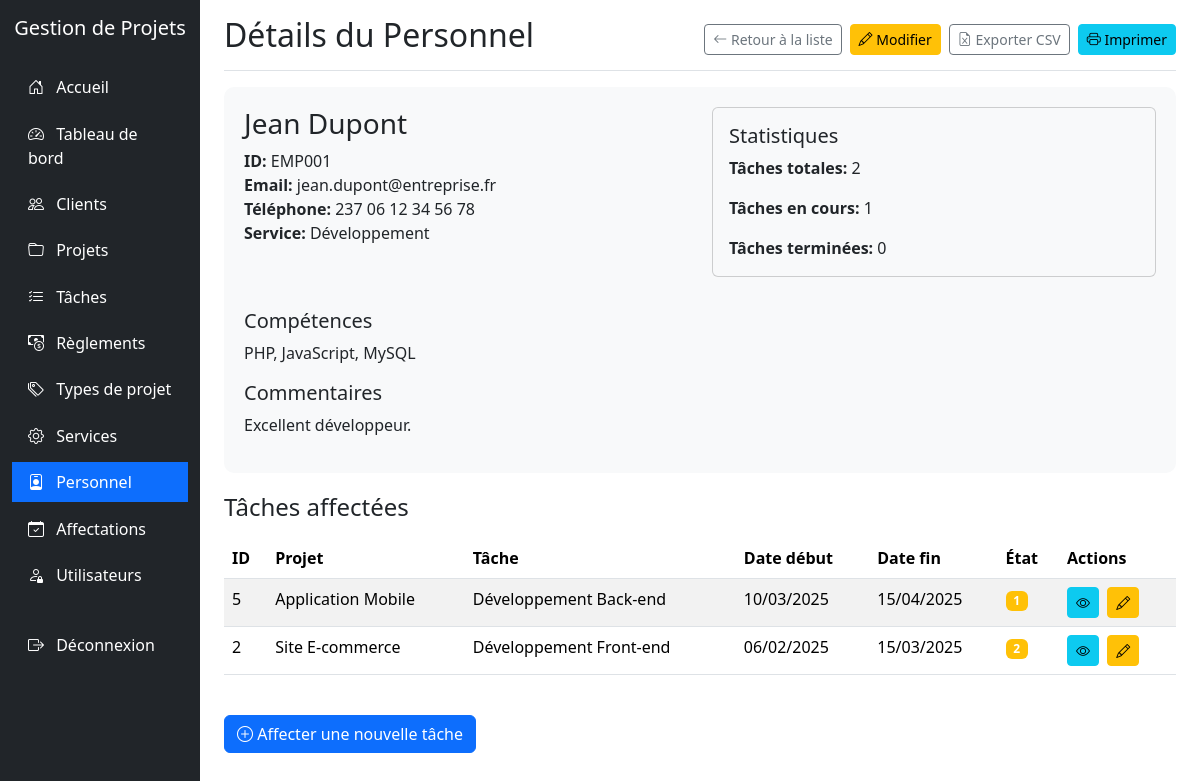
Page /personnel/view.php?id=EMP001 (signed in) on the committed database.
### tables this page shows
CREATE TABLE IF NOT EXISTS `personnel` (
  `MatriculePersonnel` varchar(255) NOT NULL,
  `NomPersonnel` varchar(255) NOT NULL,
  `PrenomPersonnel` varchar(255) NOT NULL,
  `EmailPersonnel` varchar(255) DEFAULT NULL,
  `TelPersonnel` varchar(255) DEFAULT NULL,
  `CodeService` varchar(255) DEFAULT NULL,
  `CompetencesPersonnel` text,
  `CommentairesPersonnel` text,
  PRIMARY KEY (`MatriculePersonnel`),
  KEY `CodeService` (`CodeService`),
  CONSTRAINT `personnel_ibfk_1` FOREIGN KEY (`CodeService`) REFERENCES `service` (`CodeService`)
);

CREATE TABLE IF NOT EXISTS `service` (
  `CodeService` varchar(255) NOT NULL,
  `LibelleService` varchar(255) NOT NULL,
  `DescriptionService` text,
  PRIMARY KEY (`CodeService`)
);

CREATE TABLE IF NOT EXISTS `affectation` (
  `IdAffectation` int NOT NULL AUTO_INCREMENT,
  `DateAffectation` date DEFAULT NULL,
  `HeureAffectation` time DEFAULT NULL,
  `FonctionAffectation` varchar(255) DEFAULT NULL,
  `MatriculePersonnel` varchar(255) DEFAULT NULL,
  `IdTache` int DEFAULT NULL,
  PRIMARY KEY (`IdAffectation`),
  KEY `MatriculePersonnel` (`MatriculePersonnel`),
  KEY `IdTache` (`IdTache`),
  CONSTRAINT `affectation_ibfk_1` FOREIGN KEY (`MatriculePersonnel`) REFERENCES `personnel` (`MatriculePersonnel`),
  CONSTRAINT `affectation_ibfk_2` FOREIGN KEY (`IdTache`) REFERENCES `tache` (`IdTache`)
);

CREATE TABLE IF NOT EXISTS `projet` (
  `IdProjet` int NOT NULL AUTO_INCREMENT,
  `TitreProjet` varchar(255) NOT NULL,
  `DescriptionProjet` varchar(255) DEFAULT NULL,
  `CoutProjet` int DEFAULT NULL,
  `DateDebutProjet` date DEFAULT NULL,
  `DateFinProjet` date DEFAULT NULL,
  `EtatProjet` int DEFAULT NULL,
  `IdClient` int DEFAULT NULL,
  `IdTypeProjet` int DEFAULT NULL,
  PRIMARY KEY (`IdProjet`),
  KEY `IdClient` (`IdClient`),
  KEY `IdTypeProjet` (`IdTypeProjet`),
  CONSTRAINT `projet_ibfk_1` FOREIGN KEY (`IdClient`) REFERENCES `client` (`IdClient`),
  CONSTRAINT `projet_ibfk_2` FOREIGN KEY (`IdTypeProjet`) REFERENCES `typeprojet` (`IdTypeProjet`)
);

CREATE TABLE IF NOT EXISTS `tache` (
  `IdTache` int NOT NULL AUTO_INCREMENT,
  `LibelleTache` varchar(255) NOT NULL,
  `DateEnregTache` date DEFAULT NULL,
  `DateDebutTache` date DEFAULT NULL,
  `DateFinTache` date DEFAULT NULL,
  `EtatTache` int DEFAULT NULL,
  `IdProjet` int DEFAULT NULL,
  PRIMARY KEY (`IdTache`),
  KEY `IdProjet` (`IdProjet`),
  CONSTRAINT `tache_ibfk_1` FOREIGN KEY (`IdProjet`) REFERENCES `projet` (`IdProjet`)
);

### personnel/view.php (the view, shortened to what this page needs)
<?php
require_once '../config.php';
$id = $_GET['id'];
$sql = "SELECT p.*, s.LibelleService
        FROM PERSONNEL p
        LEFT JOIN SERVICE s ON p.CodeService = s.CodeService
        WHERE p.MatriculePersonnel = '$id'";
$result = mysqli_query($conn, $sql);
$personnel = mysqli_fetch_assoc($result);
$affectationsSql = "SELECT a.*, t.IdTache, t.LibelleTache, t.DateDebutTache, t.DateFinTache, t.EtatTache, pr.TitreProjet
                    FROM AFFECTATION a
                    JOIN TACHE t ON a.IdTache = t.IdTache
                    JOIN PROJET pr ON t.IdProjet = pr.IdProjet
                    WHERE a.MatriculePersonnel = '$id'
                    ORDER BY t.DateDebutTache DESC";
$affectationsResult = mysqli_query($conn, $affectationsSql);
$affectationsCount = mysqli_num_rows($affectationsResult);
$tachesEnCoursSql = "SELECT COUNT(*) as count
                     FROM AFFECTATION a
                     JOIN TACHE t ON a.IdTache = t.IdTache
                     WHERE a.MatriculePersonnel = '$id' AND t.EtatTache = 2";
$tachesEnCoursResult = mysqli_query($conn, $tachesEnCoursSql);
$tachesEnCours = mysqli_fetch_assoc($tachesEnCoursResult)['count'];
$tachesTermineesSql = "SELECT COUNT(*) as count
                       FROM AFFECTATION a
                       JOIN TACHE t ON a.IdTache = t.IdTache
                       WHERE a.MatriculePersonnel = '$id' AND t.EtatTache = 3";
$tachesTermineesResult = mysqli_query($conn, $tachesTermineesSql);
$tachesTerminees = mysqli_fetch_assoc($tachesTermineesResult)['count'];
?>
<!DOCTYPE html>
<html lang="fr">
<head>
    <link href="../libs/bootstrap@5.3.0-alpha1/dist/css/bootstrap.min.css" rel="stylesheet">
    <link rel="stylesheet" href="../libs/bootstrap-icons-1.10.0/font/bootstrap-icons.css">
</head>
<body>
    <div class="container-fluid">
        <div class="row">
            <div class="col-md-3 col-lg-2 d-md-block sidebar collapse">
                <div class="position-sticky pt-3">
                    <div class="text-center mb-4">
                        <h5 class="text-white">Gestion de Projets</h5>
                    </div>
                    <ul class="nav flex-column">
                        <li class="nav-item">
                            <a class="nav-link" href="../index.php">
                                <i class="bi bi-house-door"></i> Accueil
                            </a>
                        </li>
                        <li class="nav-item">
                            <a class="nav-link" href="../dashboard/index.php">
                                <i class="bi bi-speedometer2"></i> Tableau de bord
                            </a>
                        </li>
                        <li class="nav-item">
                            <a class="nav-link" href="../clients/index.php">
                                <i class="bi bi-people"></i> Clients
                            </a>
                        </li>
                        <li class="nav-item">
                            <a class="nav-link" href="../projets/index.php">
                                <i class="bi bi-folder"></i> Projets
                            </a>
                        </li>
                        <li class="nav-item">
                            <a class="nav-link" href="../taches/index.php">
                                <i class="bi bi-list-check"></i> Tâches
                            </a>
                        </li>
                        <li class="nav-item">
                            <a class="nav-link" href="../reglements/index.php">
                                <i class="bi bi-cash-coin"></i> Règlements
                            </a>
                        </li>
                        <li class="nav-item">
                            <a class="nav-link" href="../typesprojet/index.php">
                                <i class="bi bi-tags"></i> Types de projet
                            </a>
                        </li>
                        <li class="nav-item">
                            <a class="nav-link" href="../services/index.php">
                                <i class="bi bi-gear"></i> Services
                            </a>
                        </li>
                        <li class="nav-item">
                            <a class="nav-link active" href="../personnel/index.php">
                                <i class="bi bi-person-badge"></i> Personnel
                            </a>
                        </li>
                        <li class="nav-item">
                            <a class="nav-link" href="../affectations/index.php">
                                <i class="bi bi-calendar-check"></i> Affectations
                            </a>
                        </li>
                        <?php if ($_SESSION['role'] == 'admin'): ?>
                        <li class="nav-item">
                            <a class="nav-link" href="../utilisateurs/index.php">
                                <i class="bi bi-person-lock"></i> Utilisateurs
                            </a>
                        </li>
                        <?php endif; ?>
                        <li class="nav-item mt-4">
                            <a class="nav-link" href="../logout.php">
                                <i class="bi bi-box-arrow-right"></i> Déconnexion
                            </a>
                        </li>
                    </ul>
                </div>
            </div>
            <div class="col-md-9 ms-sm-auto col-lg-10 px-md-4">
                <div class="d-flex justify-content-between flex-wrap flex-md-nowrap align-items-center pt-3 pb-2 mb-3 border-bottom">
                    <h1 class="h2">Détails du Personnel</h1>
                    <div class="btn-toolbar mb-2 mb-md-0">
                        <a href="index.php" class="btn btn-sm btn-outline-secondary me-2">
                            <i class="bi bi-arrow-left"></i> Retour à la liste
                        </a>
                        <a href="edit.php?id=<?php echo $id; ?>" class="btn btn-sm btn-warning me-2">
                            <i class="bi bi-pencil"></i> Modifier
                        </a>
                        <a href="export_csv.php?id=<?php echo $id; ?>" class="btn btn-sm btn-outline-secondary me-2">
                            <i class="bi bi-file-earmark-excel"></i> Exporter CSV
                        </a>
                        <button onclick="window.print()" class="btn btn-sm btn-info">
                            <i class="bi bi-printer"></i> Imprimer
                        </button>
                    </div>
                </div>
                <div class="personnel-header">
                    <div class="row">
                        <div class="col-md-6">
                            <h3><?php echo htmlspecialchars($personnel['PrenomPersonnel'] . ' ' . $personnel['NomPersonnel']); ?></h3>
                            <p class="personnel-info"><strong>ID:</strong> <?php echo $personnel['MatriculePersonnel']; ?></p>
                            <p class="personnel-info"><strong>Email:</strong> <?php echo htmlspecialchars($personnel['EmailPersonnel']); ?></p>
                            <?php if (!empty($personnel['TelPersonnel'])): ?>
                            <p class="personnel-info"><strong>Téléphone:</strong> <?php echo htmlspecialchars($personnel['TelPersonnel']); ?></p>
                            <?php endif; ?>
                            <p class="personnel-info"><strong>Service:</strong> <?php echo htmlspecialchars($personnel['LibelleService'] ?: 'Non assigné'); ?></p>
                        </div>
                        <div class="col-md-6">
                            <div class="card bg-light mb-3">
                                <div class="card-body">
                                    <h5 class="card-title">Statistiques</h5>
                                    <p class="card-text"><strong>Tâches totales:</strong> <?php echo $affectationsCount; ?></p>
                                    <p class="card-text"><strong>Tâches en cours:</strong> <?php echo $tachesEnCours; ?></p>
                                    <p class="card-text"><strong>Tâches terminées:</strong> <?php echo $tachesTerminees; ?></p>
                                </div>
                            </div>
                        </div>
                    </div>
                    <?php if (!empty($personnel['CompetencesPersonnel'])): ?>
                    <div class="mt-3">
                        <h5>Compétences</h5>
                        <p><?php echo nl2br(htmlspecialchars($personnel['CompetencesPersonnel'])); ?></p>
                    </div>
                    <?php endif; ?>
                    <?php if (!empty($personnel['CommentairesPersonnel'])): ?>
                    <div class="mt-3">
                        <h5>Commentaires</h5>
                        <p><?php echo nl2br(htmlspecialchars($personnel['CommentairesPersonnel'])); ?></p>
                    </div>
                    <?php endif; ?>
                </div>
                <h4 class="mb-3">Tâches affectées</h4>
                <?php if ($affectationsCount > 0): ?>
                <div class="table-responsive">
                    <table class="table table-striped table-hover">
                        <thead>
                            <tr>
                                <th>ID</th>
                                <th>Projet</th>
                                <th>Tâche</th>
                                <th>Date début</th>
                                <th>Date fin</th>
                                <th>État</th>
                                <th class="no-print">Actions</th>
                            </tr>
                        </thead>
                        <tbody>
                            <?php while($affectation = mysqli_fetch_assoc($affectationsResult)): ?>
                            <tr>
                                <td><?php echo $affectation['IdAffectation']; ?></td>
                                <td><?php echo htmlspecialchars($affectation['TitreProjet']); ?></td>
                                <td><?php echo htmlspecialchars($affectation['LibelleTache']); ?></td>
                                <td><?php echo date('d/m/Y', strtotime($affectation['DateDebutTache'])); ?></td>
                                <td><?php echo date('d/m/Y', strtotime($affectation['DateFinTache'])); ?></td>
                                <td>
                                    <span class="badge <?php echo $affectation['EtatTache'] == 'Terminée' ? 'bg-success' : ($affectation['EtatTache'] == 'En cours' ? 'bg-primary' : 'bg-warning'); ?>">
                                        <?php echo htmlspecialchars($affectation['EtatTache']); ?>
                                    </span>
                                </td>
                                <td class="no-print">
                                    <a href="../taches/view.php?id=<?php echo $affectation['IdTache']; ?>" class="btn btn-sm btn-info me-1"><i class="bi bi-eye"></i></a>
                                    <a href="../affectations/edit.php?id=<?php echo $affectation['IdAffectation']; ?>" class="btn btn-sm btn-warning me-1"><i class="bi bi-pencil"></i></a>
                                </td>
                            </tr>
                            <?php endwhile; ?>
                        </tbody>
                    </table>
                </div>
                <?php else: ?>
                <div class="alert alert-info">
                    Aucune tâche affectée à ce membre du personnel.
                </div>
                <?php endif; ?>
                <div class="mt-4 no-print">
                    <a href="../affectations/create.php?personnel=<?php echo $id; ?>" class="btn btn-primary">
                        <i class="bi bi-plus-circle"></i> Affecter une nouvelle tâche
                    </a>
                </div>
            </div>
        </div>
    </div>
</body>
</html>

### personnel/view.php (style rules this page uses)
.sidebar { min-height: 100vh; background-color: #212529; }
.sidebar .nav-link { color: #fff; padding: 0.5rem 1rem; margin: 0.2rem 0; }
.sidebar .nav-link.active { background-color: #0d6efd; }
.sidebar .nav-link i { margin-right: 0.5rem; }
.personnel-header { background-color: #f8f9fa; border-radius: 10px; padding: 20px; margin-bottom: 20px; }
.personnel-info { margin-bottom: 0; }

### rows in the picture
personnel: PrenomPersonnel+NomPersonnel "Jean Dupont", MatriculePersonnel "EMP001", EmailPersonnel "jean.dupont@entreprise.fr", TelPersonnel "237 06 12 34 56 78", CodeService.LibelleService "Développement", CompetencesPersonnel "PHP, JavaScript, MySQL", CommentairesPersonnel "Excellent développeur."
affectation: IdAffectation "5", projet.TitreProjet "Application Mobile", IdTache.LibelleTache "Développement Back-end", IdTache.DateDebutTache "10/03/2025", IdTache.DateFinTache "15/04/2025", IdTache.EtatTache "1"
affectation: IdAffectation "2", projet.TitreProjet "Site E-commerce", IdTache.LibelleTache "Développement Front-end", IdTache.DateDebutTache "06/02/2025", IdTache.DateFinTache "15/03/2025", IdTache.EtatTache "2"

### other values in the picture
$affectationsCount "2"
$tachesEnCours "1"
$tachesTerminees "0"
